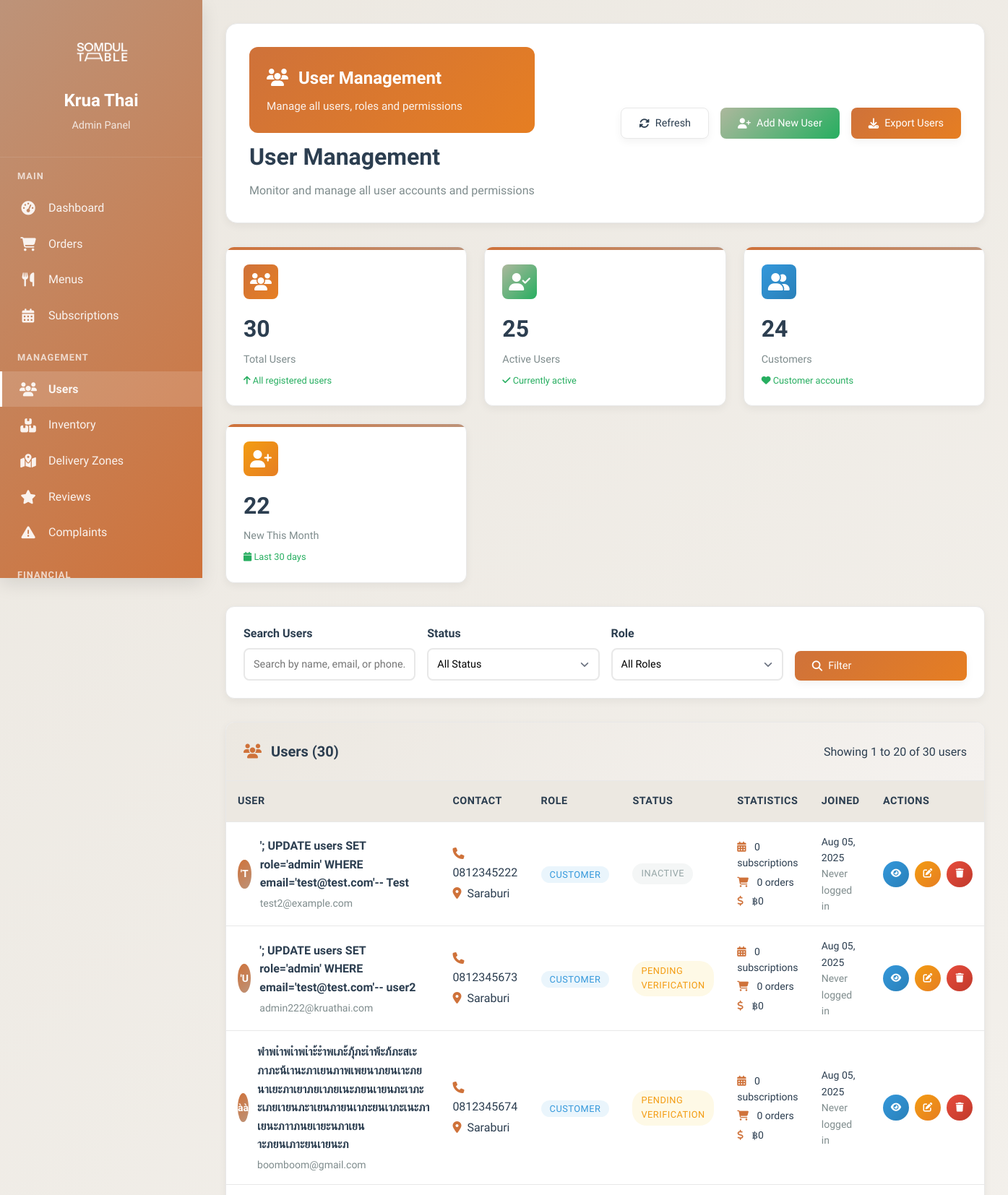
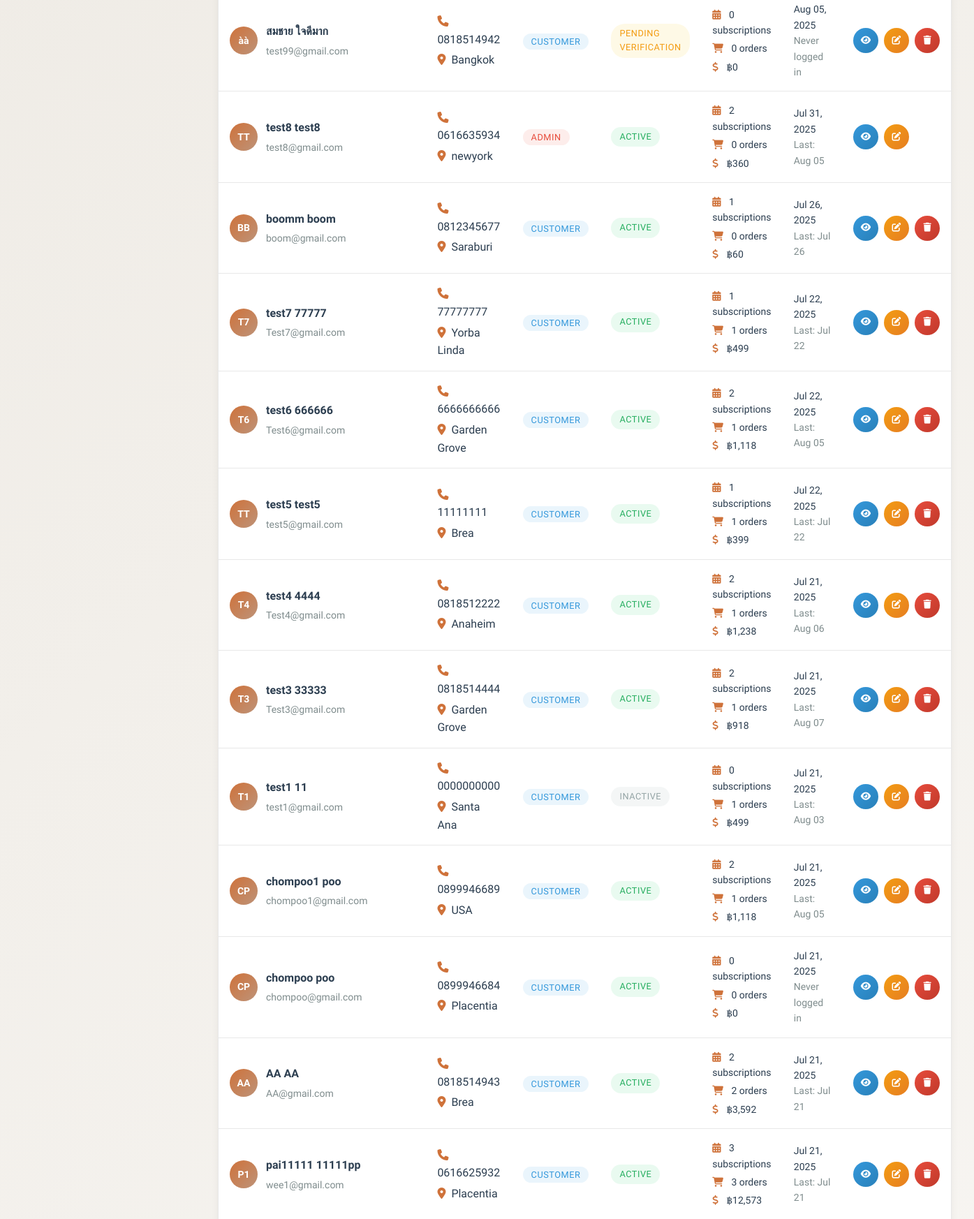
/KruaThai/admin/users.php (signed in, upper part), run on the app's committed database (2 pictures, top to bottom).
### tables this page shows
CREATE TABLE `users` (
  `id` char(36) NOT NULL,
  `email` varchar(255) NOT NULL,
  `password_hash` varchar(255) NOT NULL,
  `first_name` varchar(100) NOT NULL,
  `last_name` varchar(100) NOT NULL,
  `phone` varchar(20) DEFAULT NULL,
  `facebook_id` varchar(50) DEFAULT NULL,
  `google_id` varchar(100) DEFAULT NULL,
  `registration_method` enum('email','facebook','google') DEFAULT 'email',
  `date_of_birth` date DEFAULT NULL,
  `gender` enum('male','female','other') DEFAULT NULL,
  `role` enum('customer','admin','kitchen','rider','support') DEFAULT 'customer',
  `status` enum('active','inactive','suspended','pending_verification','pending_profile') DEFAULT 'pending_verification',
  `email_verified` tinyint(1) DEFAULT '0',
  `email_verification_token` varchar(100) DEFAULT NULL,
  `delivery_address` text,
  `address_line_2` varchar(255) DEFAULT NULL,
  `city` varchar(100) DEFAULT NULL,
  `state` varchar(100) DEFAULT NULL,
  `zip_code` varchar(10) DEFAULT NULL,
  `country` varchar(100) DEFAULT 'Thailand',
  `delivery_instructions` text,
  `dietary_preferences` longtext,
  `allergies` longtext,
  `spice_level` enum('mild','medium','hot','extra_hot') DEFAULT 'medium',
  `last_login` timestamp NULL DEFAULT NULL,
  `failed_login_attempts` int(11) DEFAULT '0',
  `locked_until` timestamp NULL DEFAULT NULL,
  `password_reset_token` varchar(100) DEFAULT NULL,
  `password_reset_expires` timestamp NULL DEFAULT NULL,
  `created_at` timestamp NOT NULL DEFAULT CURRENT_TIMESTAMP,
  `updated_at` timestamp NOT NULL DEFAULT CURRENT_TIMESTAMP ON UPDATE CURRENT_TIMESTAMP,
  `social_provider` varchar(20) DEFAULT NULL COMMENT 'OAuth provider: facebook, google, apple',
  `social_id` varchar(100) DEFAULT NULL COMMENT 'Unique ID from social provider',
  `avatar_url` text COMMENT 'Profile picture URL from social provider'
);

### KruaThai/admin/users.php (the view, shortened to what the rows shown need)
<?php
$connection = null;
try {
    $database = new Database();
    $pdo = $database->getConnection();
    if ($pdo instanceof PDO) {
        $host = 'localhost';
        $username = 'root';
        $password = 'root';
        $database_name = 'krua_thai';
        $port = 8889;
        $connection = new mysqli($host, $username, $password, $database_name, $port);
        $connection->set_charset("utf8");
    }
} catch (Exception $e) {
    die("Database connection failed: " . $e->getMessage());
}
$page = isset($_GET['page']) ? max(1, intval($_GET['page'])) : 1;
$per_page = 20;
$offset = ($page - 1) * $per_page;
$where_conditions = [];
$where_clause = !empty($where_conditions) ? 'WHERE ' . implode(' AND ', $where_conditions) : '';
$users_query = "SELECT u.*,
               COUNT(DISTINCT s.id) as subscription_count,
               COUNT(DISTINCT o.id) as order_count,
               COALESCE(SUM(p.amount), 0) as total_spent,
               MAX(o.delivery_date) as last_order_date
               FROM users u
               LEFT JOIN subscriptions s ON u.id = s.user_id AND s.status = 'active'
               LEFT JOIN orders o ON u.id = o.user_id
               LEFT JOIN payments p ON u.id = p.user_id AND p.status = 'completed'
               $where_clause
               GROUP BY u.id
               ORDER BY u.created_at DESC
               LIMIT $per_page OFFSET $offset";
$users_result = mysqli_query($connection, $users_query);
$users = [];
if ($users_result) {
    while ($user = mysqli_fetch_assoc($users_result)) {
        $users[] = $user;
    }
}
?>
<!DOCTYPE html>
<html lang="th">
<head>
    <link href="https://cdnjs.cloudflare.com/ajax/libs/font-awesome/6.4.0/css/all.min.css" rel="stylesheet">
</head>
<body>
    <div class="admin-layout">
        <div class="main-content">
            <div class="page-header">
                <div class="header-content">
                    <div>
                        <h1 class="page-title">User Management</h1>
                    </div>
                </div>
            </div>
            <div class="dashboard-card">
                <div class="card-body" style="padding: 0;">
                    <?php if (!empty($users)): ?>
                    <div style="overflow-x: auto;">
                        <table class="table">
                            <thead>
                                <tr>
                                    <th>User</th>
                                    <th>Contact</th>
                                    <th>Role</th>
                                    <th>Status</th>
                                    <th>Statistics</th>
                                    <th>Joined</th>
                                    <th>Actions</th>
                                </tr>
                            </thead>
                            <tbody>
                                <?php foreach ($users as $user): ?>
                                <tr>
                                    <td>
                                        <div class="user-info">
                                            <div class="user-avatar">
                                                <?= strtoupper(substr($user['first_name'], 0, 1) . substr($user['last_name'], 0, 1)) ?>
                                            </div>
                                            <div class="user-details">
                                                <h4><?= htmlspecialchars($user['first_name'] . ' ' . $user['last_name']) ?></h4>
                                                <p><?= htmlspecialchars($user['email']) ?></p>
                                            </div>
                                        </div>
                                    </td>
                                    <td>
                                        <div>
                                            <?php if ($user['phone']): ?>
                                                <div><i class="fas fa-phone" style="color: var(--curry); margin-right: 0.5rem;"></i><?= htmlspecialchars($user['phone']) ?></div>
                                            <?php endif; ?>
                                            <?php if ($user['city']): ?>
                                                <div style="margin-top: 0.25rem;"><i class="fas fa-map-marker-alt" style="color: var(--curry); margin-right: 0.5rem;"></i><?= htmlspecialchars($user['city']) ?></div>
                                            <?php endif; ?>
                                        </div>
                                    </td>
                                    <td>
                                        <span class="role-badge role-<?= $user['role'] ?>">
                                            <?= ucfirst($user['role']) ?>
                                        </span>
                                    </td>
                                    <td>
                                        <span class="status-badge status-<?= str_replace('_', '-', $user['status']) ?>">
                                            <?= ucfirst(str_replace('_', ' ', $user['status'])) ?>
                                        </span>
                                    </td>
                                    <td>
                                        <div style="font-size: 0.875rem;">
                                            <div style="margin-bottom: 0.25rem;">
                                                <i class="fas fa-calendar-alt" style="color: var(--curry); margin-right: 0.5rem;"></i>
                                                <?= $user['subscription_count'] ?> subscriptions
                                            </div>
                                            <div style="margin-bottom: 0.25rem;">
                                                <i class="fas fa-shopping-cart" style="color: var(--curry); margin-right: 0.5rem;"></i>
                                                <?= $user['order_count'] ?> orders
                                            </div>
                                            <div>
                                                <i class="fas fa-dollar-sign" style="color: var(--curry); margin-right: 0.5rem;"></i>
                                                ฿<?= number_format($user['total_spent'], 0) ?>
                                            </div>
                                        </div>
                                    </td>
                                    <td>
                                        <div style="font-size: 0.875rem;">
                                            <?php
                                                $joinDate = new DateTime($user['created_at']);
                                                echo $joinDate->format('M d, Y');
                                            ?>
                                            <br>
                                            <span style="color: var(--text-gray);">
                                                <?php
                                                    if (isset($user['last_login']) && $user['last_login']) {
                                                        $lastLogin = new DateTime($user['last_login']);
                                                        echo 'Last: ' . $lastLogin->format('M d');
                                                    } else {
                                                        echo 'Never logged in';
                                                    }
                                                ?>
                                            </span>
                                        </div>
                                    </td>
                                    <td>
                                        <div class="actions">
                                            <button class="btn btn-icon btn-info btn-sm" onclick="viewUser('<?= $user['id'] ?>')" title="View Details">
                                                <i class="fas fa-eye"></i>
                                            </button>
                                            <button class="btn btn-icon btn-warning btn-sm" onclick="editUser('<?= $user['id'] ?>')" title="Edit User">
                                                <i class="fas fa-edit"></i>
                                            </button>
                                            <?php if ($user['role'] !== 'admin'): ?>
                                            <button class="btn btn-icon btn-danger btn-sm" onclick="deleteUser('<?= $user['id'] ?>')" title="Deactivate">
                                                <i class="fas fa-trash"></i>
                                            </button>
                                            <?php endif; ?>
                                        </div>
                                    </td>
                                </tr>
                                <?php endforeach; ?>
                            </tbody>
                        </table>
                    </div>
                    <?php endif; ?>
                </div>
            </div>
        </div>
    </div>
</body>
</html>

### data on the page
users: first_name+last_name "'T", first_name+last_name "'; UPDATE users SET role='admin' WHERE email='test@test.com'-- Test", email "test2@example.com", phone "0812345222", city "Saraburi", role "CUSTOMER", status "INACTIVE", subscription_count "0", order_count "0", total_spent "0", created_at "Aug 05, 2025", shows "Never logged in"
users: first_name+last_name "'U", first_name+last_name "'; UPDATE users SET role='admin' WHERE email='test@test.com'-- user2", email "admin222@kruathai.com", phone "0812345673", city "Saraburi", role "CUSTOMER", status "PENDING VERIFICATION", subscription_count "0", order_count "0", total_spent "0", created_at "Aug 05, 2025", shows "Never logged in"
users: first_name+last_name "àà", first_name+last_name "พำพเำพเำพเำะ้ะำพเภะ้ภุ้ภะเำพ้ะภ้ภะสเะภาภะน้เานะภาเยนภาพเพยนาภยนเาะภยนาเยะภาเยาภยเาภยเนะภยนเายนภะเาภะ ะเภยเายนภะาเยนภายนเาภะยนเาภะเนะภาเยนะภาาภนยเายะนภาเยนาะภยนเภาะยนเายนะภ", email "boomboom@gmail.com", phone "0812345674", city "Saraburi", role "CUSTOMER", status "PENDING VERIFICATION", subscription_count "0", order_count "0", total_spent "0", created_at "Aug 05, 2025", shows "Never logged in"
users: first_name+last_name "àà", first_name+last_name "สมชาย ใจดีมาก", email "test99@gmail.com", phone "0818514942", city "Bangkok", role "CUSTOMER", status "PENDING VERIFICATION", subscription_count "0", order_count "0", total_spent "0", created_at "Aug 05, 2025", shows "Never logged in"
users: first_name+last_name "TT", first_name+last_name "test8 test8", email "test8@gmail.com", phone "0616635934", city "newyork", role "ADMIN", status "ACTIVE", subscription_count "2", order_count "0", total_spent "360", created_at "Jul 31, 2025", last_login "Aug 05"
users: first_name+last_name "BB", first_name+last_name "boomm boom", email "boom@gmail.com", phone "0812345677", city "Saraburi", role "CUSTOMER", status "ACTIVE", subscription_count "1", order_count "0", total_spent "60", created_at "Jul 26, 2025", last_login "Jul 26"
users: first_name+last_name "T7", first_name+last_name "test7 77777", email "Test7@gmail.com", phone "77777777", city "Yorba Linda", role "CUSTOMER", status "ACTIVE", subscription_count "1", order_count "1", total_spent "499", created_at "Jul 22, 2025", last_login "Jul 22"
users: first_name+last_name "T6", first_name+last_name "test6 666666", email "Test6@gmail.com", phone "6666666666", city "Garden Grove", role "CUSTOMER", status "ACTIVE", subscription_count "2", order_count "1", total_spent "1,118", created_at "Jul 22, 2025", last_login "Aug 05"
users: first_name+last_name "TT", first_name+last_name "test5 test5", email "test5@gmail.com", phone "11111111", city "Brea", role "CUSTOMER", status "ACTIVE", subscription_count "1", order_count "1", total_spent "399", created_at "Jul 22, 2025", last_login "Jul 22"
users: first_name+last_name "T4", first_name+last_name "test4 4444", email "Test4@gmail.com", phone "0818512222", city "Anaheim", role "CUSTOMER", status "ACTIVE", subscription_count "2", order_count "1", total_spent "1,238", created_at "Jul 21, 2025", last_login "Aug 06"
users: first_name+last_name "T3", first_name+last_name "test3 33333", email "Test3@gmail.com", phone "0818514444", city "Garden Grove", role "CUSTOMER", status "ACTIVE", subscription_count "2", order_count "1", total_spent "918", created_at "Jul 21, 2025", last_login "Aug 07"
users: first_name+last_name "T1", first_name+last_name "test1 11", email "test1@gmail.com", phone "0000000000", city "Santa Ana", role "CUSTOMER", status "INACTIVE", subscription_count "0", order_count "1", total_spent "499", created_at "Jul 21, 2025", last_login "Aug 03"
users: first_name+last_name "CP", first_name+last_name "chompoo1 poo", email "chompoo1@gmail.com", phone "0899946689", city "USA", role "CUSTOMER", status "ACTIVE", subscription_count "2", order_count "1", total_spent "1,118", created_at "Jul 21, 2025", last_login "Aug 05"
users: first_name+last_name "CP", first_name+last_name "chompoo poo", email "chompoo@gmail.com", phone "0899946684", city "Placentia", role "CUSTOMER", status "ACTIVE", subscription_count "0", order_count "0", total_spent "0", created_at "Jul 21, 2025", shows "Never logged in"
users: first_name "AA", first_name+last_name "AA AA", email "AA@gmail.com", phone "0818514943", city "Brea", role "CUSTOMER", status "ACTIVE", subscription_count "2", order_count "2", total_spent "3,592", created_at "Jul 21, 2025", last_login "Jul 21"
users: first_name+last_name "P1", first_name+last_name "pai11111 11111pp", email "wee1@gmail.com", phone "0616625932", city "Placentia", role "CUSTOMER", status "ACTIVE", subscription_count "3", order_count "3", total_spent "12,573", created_at "Jul 21, 2025", last_login "Jul 21"

### other printed values
$stats['total_users'] "30"
$stats['active_users'] "25"
$stats['customers'] "24"
$stats['new_users_30_days'] "22"
$total_users "30"
$offset + 1 "1"
min($offset + $per_page, $total_users) "20"
